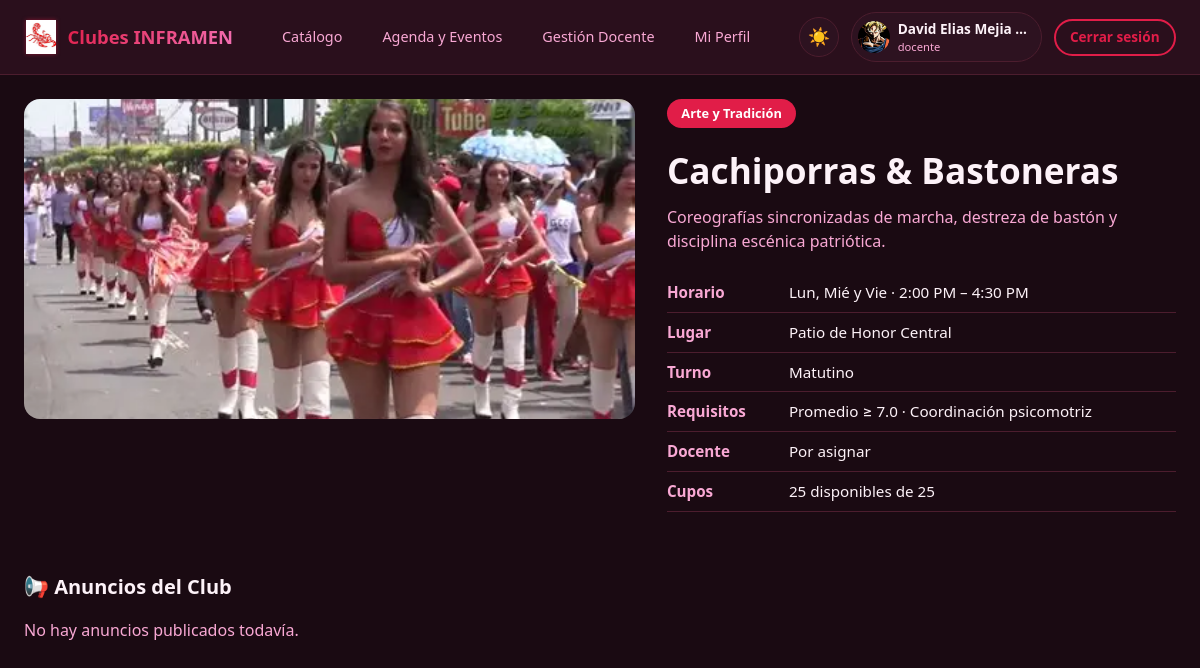
The page /club/5 (signed in) on the database its author committed.
### tables this page shows
CREATE TABLE clubes (
            id INTEGER PRIMARY KEY AUTOINCREMENT,
            nombre TEXT NOT NULL UNIQUE,
            categoria TEXT NOT NULL,
            descripcion TEXT,
            horario TEXT,
            lugar TEXT,
            requisitos TEXT,
            capacidad INTEGER DEFAULT 20,
            inscritos INTEGER DEFAULT 0,
            docente_id INTEGER,
            foto TEXT,
            turno TEXT,
            activo INTEGER DEFAULT 1,
            creado TIMESTAMP DEFAULT CURRENT_TIMESTAMP,
            FOREIGN KEY (docente_id) REFERENCES usuarios(id)
        );

### app.py (the view)
@app.route("/club/<int:club_id>")
@login_required
def club_detalle(club_id):
    conn = get_db()
    club = conn.execute("""
        SELECT c.*, u.nombre AS docente_nombre
        FROM clubes c
        LEFT JOIN usuarios u ON c.docente_id = u.id
        WHERE c.id = ?
    """, (club_id,)).fetchone()
    if not club:
        flash("Club no encontrado.", "error")
        conn.close()
        return redirect(url_for("catalogo"))
    anuncios = conn.execute("""
        SELECT a.*, u.nombre AS autor
        FROM anuncios a
        LEFT JOIN usuarios u ON a.autor_id = u.id
        WHERE a.club_id = ?
        ORDER BY a.fecha DESC LIMIT 8
    """, (club_id,)).fetchall()
    inscrito = None
    if session["rol"] == "estudiante":
        inscrito = conn.execute("""
            SELECT * FROM inscripciones
            WHERE estudiante_id = ? AND club_id = ?
        """, (session["user_id"], club_id)).fetchone()
    conn.close()
    return render_template("club_detalle.html", club=club, anuncios=anuncios, inscrito=inscrito)

### app.py (called while the page is built)
def get_db():
    conn = sqlite3.connect("clubes_inframen.db")
    conn.row_factory = sqlite3.Row
    return conn

def login_required(f):
    @wraps(f)
    def decorated(*args, **kwargs):
        if "user_id" not in session:
            flash("Debes iniciar sesión.", "error")
            return redirect(url_for("login"))
        return f(*args, **kwargs)
    return decorated

### templates/club_detalle.html (shortened to what this page needs)
{% extends "base.html" %}
{% block content %}
<div class="container">
    <div class="club-hero fade-up">
        <div class="club-hero-img">
            {% if club.foto == 'banda.jpg' %}
            <img src="{{ url_for('static', filename='img/banda.jpg') }}" alt="{{ club.nombre }}" class="img-animate">
            {% elif club.foto == 'futsal' %}
            <img src="https://images.unsplash.com/photo-1551958219-acbc608c6377?w=800&h=500&fit=crop" alt="{{ club.nombre }}" class="img-animate">
            {% elif club.foto == 'futbol11' %}
            <img src="https://images.unsplash.com/photo-1431324155629-1a6deb1dec8d?w=800&h=500&fit=crop" alt="{{ club.nombre }}" class="img-animate">
            {% elif club.foto == 'voleibol' %}
            <img src="https://images.unsplash.com/photo-1612872087720-bb876e2e67d1?w=800&h=500&fit=crop" alt="{{ club.nombre }}" class="img-animate">
            {% elif club.foto == 'cachiporras.jpg' or club.foto == 'cachiporras' %}
            <img src="{{ url_for('static', filename='img/cachiporras.jpg') }}" alt="{{ club.nombre }}" class="img-animate">
            {% elif club.foto == 'muralismo' %}
            <img src="https://images.unsplash.com/photo-1460661419201-fd4cecdf8a8b?w=800&h=500&fit=crop" alt="{{ club.nombre }}" class="img-animate">
            {% elif club.foto == 'cruzroja' %}
            <img src="https://images.unsplash.com/photo-1576091160399-112ba8d25d1d?w=800&h=500&fit=crop" alt="{{ club.nombre }}" class="img-animate">
            {% elif club.foto == 'danza' %}
            <img src="https://images.unsplash.com/photo-1508700929628-666bc8bd84ea?w=800&h=500&fit=crop" alt="{{ club.nombre }}" class="img-animate">
            {% elif club.foto %}
            <img src="{{ url_for('uploaded_file', filename=club.foto) }}" alt="{{ club.nombre }}" class="img-animate">
            {% else %}
            <img src="https://images.unsplash.com/photo-1461896836934-ffe607ba6851?w=800&h=500&fit=crop" alt="{{ club.nombre }}" class="img-animate">
            {% endif %}
        </div>
        <div class="club-info">
            <span class="badge-cat">{{ club.categoria }}</span>
            <h1>{{ club.nombre }}</h1>
            <p style="color:var(--text-secondary);margin-bottom:1rem;">{{ club.descripcion }}</p>
            <ul class="info-list">
                <li><strong>Horario</strong> {{ club.horario or 'Por definir' }}</li>
                <li><strong>Lugar</strong> {{ club.lugar or 'Por definir' }}</li>
                <li><strong>Turno</strong> {{ club.turno or '—' }}</li>
                <li><strong>Requisitos</strong> {{ club.requisitos or 'Ninguno especial' }}</li>
                <li><strong>Docente</strong> {{ club.docente_nombre or 'Por asignar' }}</li>
                <li><strong>Cupos</strong> {{ club.capacidad - club.inscritos }} disponibles de {{ club.capacidad }}</li>
            </ul>
        </div>
    </div>
    <h2 class="section-title">📢 Anuncios del Club</h2>
    {% if anuncios %}
        {% for a in anuncios %}
        <div class="anuncio {% if a.urgente %}urgente{% endif %} fade-up">
            <h4>{{ a.titulo }}</h4>
            <div class="meta">
                {{ a.autor or 'Instructor' }} · {{ a.fecha[:16] if a.fecha else '' }}
                {% if a.urgente %} · <span style="color:var(--warning);">URGENTE</span>{% endif %}
            </div>
            <p>{{ a.contenido }}</p>
        </div>
        {% endfor %}
    {% else %}
        <p style="color:var(--text-secondary);">No hay anuncios publicados todavía.</p>
    {% endif %}
</div>
{% endblock %}

### static/css/style.css (style rules this page uses)
:root { --bg-primary: #1a0a12; --bg-secondary: #2a0f1c; --bg-card: #2d1220; --bg-card-hover: #3a1828; --accent: #e11d48; --accent-hover: #f43f5e; --accent-soft: #be123c; --text-primary: #fdf2f8; --text-secondary: #f9a8d4; --text-muted: #9d174d; --border: #4c1d2e; --success: #10b981; --warning: #f59e0b; --danger: #ef4444; --radius: 16px; --radius-sm: 10px; --shadow: 0 10px 40px rgba(0,0,0,0.45); --transition: all 0.3s cubic-bezier(0.4, 0, 0.2, 1); }
* { margin: 0; padding: 0; box-sizing: border-box; }
body { font-family: 'Segoe UI', system-ui, -apple-system, sans-serif; background: var(--bg-primary); color: var(--text-primary); min-height: 100vh; line-height: 1.5; transition: background 0.4s, color 0.4s; }
img { max-width: 100%; display: block; }
.container { max-width: 1400px; margin: 0 auto; padding: 1.5rem; }
.club-hero { display: grid; grid-template-columns: 1.2fr 1fr; gap: 2rem; margin-bottom: 2.5rem; }
.club-hero-img { border-radius: var(--radius); overflow: hidden; height: 320px; }
.club-hero-img img { width: 100%; height: 100%; object-fit: cover; }
.club-info h1 { font-size: 2.2rem; margin-bottom: 0.5rem; }
.club-info .badge-cat { display: inline-block; background: var(--accent); color: white; padding: 0.3rem 0.9rem; border-radius: 999px; font-size: 0.8rem; font-weight: 600; margin-bottom: 1rem; }
.info-list { list-style: none; margin: 1.25rem 0; }
.info-list li { display: flex; gap: 0.75rem; padding: 0.5rem 0; border-bottom: 1px solid var(--border); font-size: 0.95rem; }
.info-list li strong { min-width: 110px; color: var(--text-secondary); }
.section-title { font-size: 1.25rem; font-weight: 700; margin-bottom: 1rem; display: flex; align-items: center; gap: 0.5rem; }
.fade-up { animation: fadeUp 0.5s ease forwards; }
.img-animate { opacity: 0; transform: scale(0.97); animation: imgIn 0.7s ease forwards; }

### rows shown on the page
clubes: categoria "Arte y Tradición", nombre "Cachiporras & Bastoneras", descripcion "Coreografías sincronizadas de marcha, destreza de bastón y disciplina escénica patriótica.", horario "Lun, Mié y Vie · 2:00 PM – 4:30 PM", lugar "Patio de Honor Central", turno "Matutino", requisitos "Promedio ≥ 7.0 · Coordinación psicomotriz", club.capacidad-club.inscritos "25", capacidad "25"

### other values the page prints
{{ session.nombre[:18] }} "David Elias Mejia"
{{ session.cargo or 'Docente' }} "docente"
{{ club.docente_nombre or 'Por asignar' }} "Por asignar"
